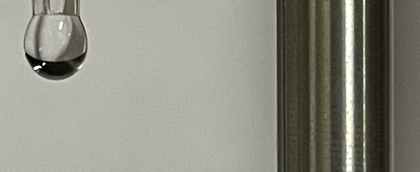
%> input picture sufarce-tension-measurement/codes for surface tension measurment/images_scenario1/1.png, 420 x 172 px, shrunk from 2096 x 857 before the run
$ octave --eval "result = ALL_3(imread('../images_scenario1/1.png'));"   (GNU Octave 9; MATLAB toolbox functions it lacks are replaced by stand-ins)
%> lines starting %> are read from the running program, lines starting %| are printed output that depends on the picture; in (x1, y1, x2, y2) boxes, pixels count from 0 and x2, y2 are one past the last pixel; in counts of white or black regions, pixels touching at a corner belong together; the program's own positions count from 1
%% get the edge of the droplet in scenario 4
% when the overall edge is not clear and it needs to be denoised

function [I1_edge]=ALL_3(I1)

%% get the binary image without black dots inside
I1=histeq(I1);
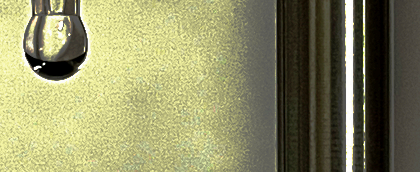
%> I1: size 172x420x3 uint8; mean R, G, B 141.8, 140.9, 100.7
I1_gray=rgb2gray(I1);
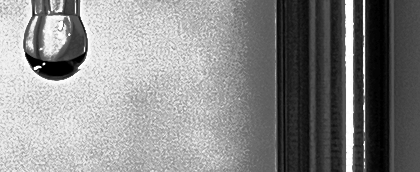
%> I1_gray: size 172x420 uint8; min 0, max 255, mean 136.6
t=graythresh(I1_gray);
%> t = 0.502
I1_bw=im2bw(I1_gray,t);
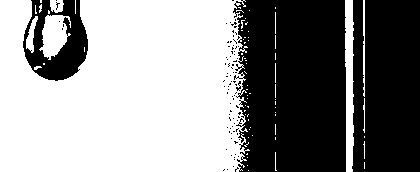
%> I1_bw: size 172x420 logical; 55.5% white; 88 black regions (84 under 20 px), largest, box (x1, y1, x2, y2) and area: (233, 0, 346, 172) 17785, (352, 0, 420, 172) 11239, (23, 0, 88, 81) 2923, (236, 81, 241, 91) 23
I1_bw=imfill(I1_bw,'hole');
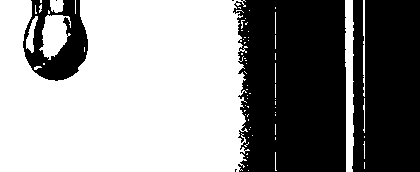
%> I1_bw: size 172x420 logical; 55.9% white; 6 black regions (3 under 20 px), largest, box (x1, y1, x2, y2) and area: (233, 0, 346, 172) 17694, (352, 0, 420, 172) 11239, (23, 0, 88, 81) 2921

%% denoise the outside and get a clear edge
[r1,c1]=size(I1_bw);
%> r1 = 172; c1 = 420
c1_middle=round(c1/2);
%> c1_middle = 210
a=0;
for m=1:r1
    for n=c1_middle:c1
        if logical(I1_bw(m,n))==0
            a=n;
            break
        end
    end
    for n=a:c1
        I1_bw(m,n)=0;
    end
end
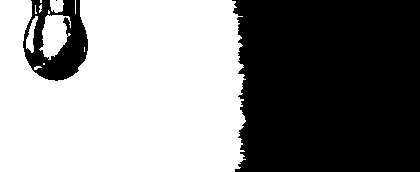
%> I1_bw: size 172x420 logical; 53.2% white; 3 black regions (1 under 20 px), largest, box (x1, y1, x2, y2) and area: (232, 0, 420, 172) 30886, (23, 0, 88, 81) 2921
%> after the loop, a = 236
a=0;
for m=1:r1
    for n=c1_middle:-1:1
        if logical(I1_bw(m,n))==0
            a=n;
            break
        end
    end
    for n=a:-1:1
        I1_bw(m,n)=0;
    end
end
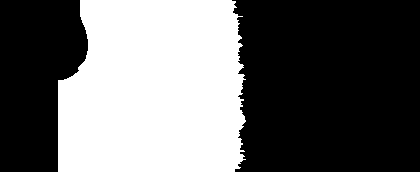
%> I1_bw: size 172x420 logical; 40.7% white; 1 white region, box (x1, y1, x2, y2) and area: (58, 0, 246, 172) 29433
%> after the loop, a = 58

%% get a clear edge
I1_edge=edge(I1_bw,'canny');
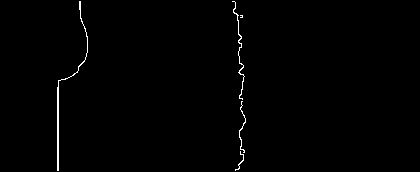
%> I1_edge: size 172x420 logical; 0.74% white in thin lines or dots, all inside (x1, y1, x2, y2) = (57, 1, 246, 171)

end

$ run again, on sufarce-tension-measurement/codes for surface tension measurment/images_scenario1/2.png
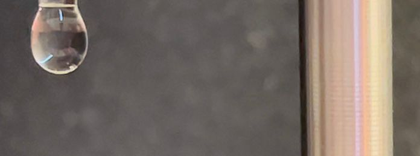
%> input picture sufarce-tension-measurement/codes for surface tension measurment/images_scenario1/2.png, 420 x 156 px, shrunk from 696 x 258 before the run
%> t = 0.514
%> after the loop in ALL_3, `for m=1:r1`: a = 228
%> after the loop in ALL_3, `for m=1:r1`:
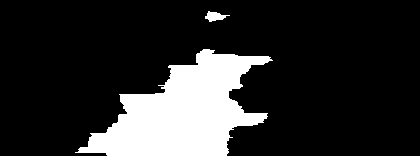
%> I1_bw: size 156x420 logical; 17.2% white; 2 white regions, box (x1, y1, x2, y2) and area: (75, 49, 273, 156) 11141, (205, 11, 230, 22) 147
%> after the loop in ALL_3, `for m=1:r1`: a = 107
%> in ALL_3, `I1_edge=edge(I1_bw,'canny');`:
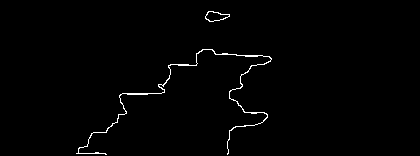
%> I1_edge: size 156x420 logical; 1.1% white in thin lines or dots, all inside (x1, y1, x2, y2) = (76, 11, 272, 155)

$ run again, on sufarce-tension-measurement/codes for surface tension measurment/images_scenario1/3.png
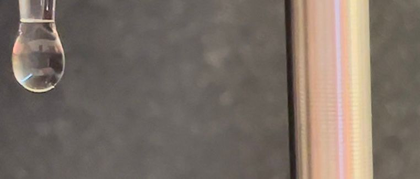
%> input picture sufarce-tension-measurement/codes for surface tension measurment/images_scenario1/3.png, 420 x 179 px, shrunk from 762 x 324 before the run
%> t = 0.522
%> after the loop in ALL_3, `for m=1:r1`:
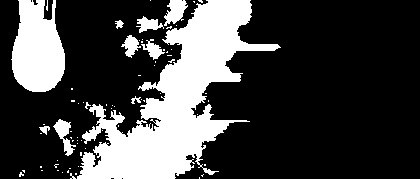
%> I1_bw: size 179x420 logical; 26.2% white; 71 white regions (61 under 20 px), largest, box (x1, y1, x2, y2) and area: (77, 0, 281, 179) 14213, (11, 0, 65, 92) 3740, (164, 0, 188, 26) 376
%> after the loop in ALL_3, `for m=1:r1`: a = 210
%> in ALL_3, `I1_edge=edge(I1_bw,'canny');`:
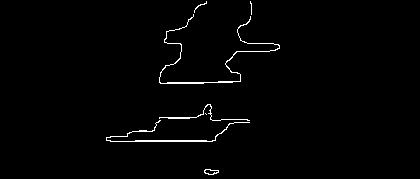
%> I1_edge: size 179x420 logical; 1.3% white in thin lines or dots, all inside (x1, y1, x2, y2) = (106, 1, 280, 175)

$ run again, on sufarce-tension-measurement/codes for surface tension measurment/images_scenario1/4.png
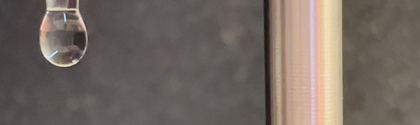
%> input picture sufarce-tension-measurement/codes for surface tension measurment/images_scenario1/4.png, 420 x 125 px, shrunk from 1473 x 438 before the run
%> t = 0.498
%> after the loop in ALL_3, `for m=1:r1`: a = 210
%> in ALL_3, `I1_edge=edge(I1_bw,'canny');`:
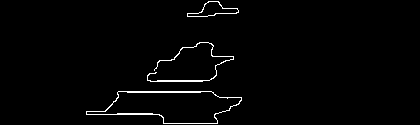
%> I1_edge: size 125x420 logical; 1.7% white in thin lines or dots, all inside (x1, y1, x2, y2) = (86, 1, 242, 124)
